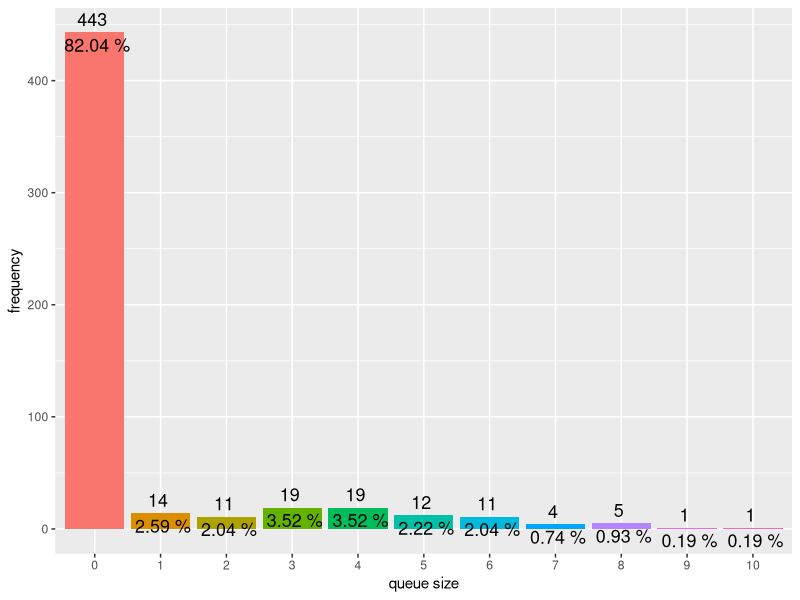

Here is the R script that generated this plot:
library(ggplot2)

data <- read.table("simulation3-1x12.csv",header=TRUE,sep=",")
df <- data.frame(table(data$X400))
colnames(df) <- c("queue_size","frequency")
percent_labels <- paste(df$frequency,'\n',round(df$frequency*100/540,2),'%')

ggplot(data=df) + theme(legend.position = "none") + 
  geom_bar(aes(x = queue_size, y = frequency, fill = factor(queue_size)), stat="identity") +
  geom_text(aes(x = queue_size, y = frequency, label = percent_labels, size=1)) +
  scale_y_continuous("frequency") +
  scale_x_discrete("queue size")